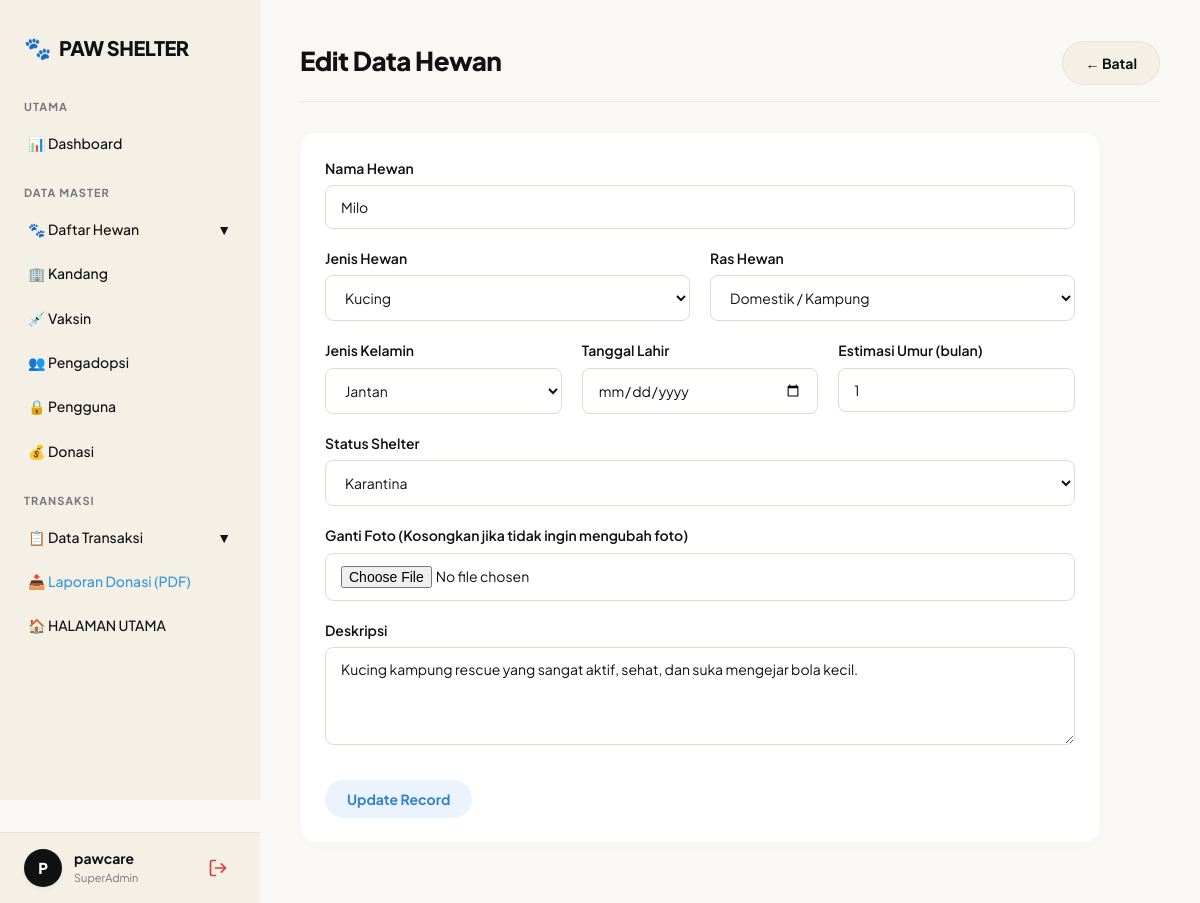
The page /index.php?page=hewan_edit&id=2 (signed in) on the database its author committed.
### tables this page shows
CREATE TABLE IF NOT EXISTS hewan (
    id_hewan INT AUTO_INCREMENT PRIMARY KEY,
    id_ras INT NOT NULL,
    id_jenis INT NOT NULL,
    nama_hewan VARCHAR(100) NOT NULL,
    estimasi_umur INT NOT NULL, 
    jenis_kelamin ENUM('Jantan','Betina') NOT NULL,
    tanggal_lahir DATE NULL, 
    status_adopsi ENUM('Karantina','Tersedia','Dalam Proses','Diadopsi','Meninggal') DEFAULT 'Tersedia',
    sumber_intake ENUM('Breeding','Donasi','Legacy') NOT NULL,
    nama_donatur VARCHAR(100) NULL,
    kontak_donatur VARCHAR(20) NULL,
    tanggal_intake DATE NOT NULL,
    keterangan_intake TEXT NULL,
    url_foto_hewan VARCHAR(255) NULL,
    deskripsi TEXT NULL,
    FOREIGN KEY (id_ras) REFERENCES ras(id_ras) ON DELETE CASCADE,
    FOREIGN KEY (id_jenis) REFERENCES jenis_hewan(id_jenis) ON DELETE CASCADE
);

CREATE TABLE IF NOT EXISTS jenis_hewan (
    id_jenis INT AUTO_INCREMENT PRIMARY KEY,
    nama_jenis VARCHAR(50) NOT NULL
);

CREATE TABLE IF NOT EXISTS ras (
    id_ras INT AUTO_INCREMENT PRIMARY KEY,
    id_jenis INT NOT NULL,
    nama_ras VARCHAR(100) NOT NULL,
    FOREIGN KEY (id_jenis) REFERENCES jenis_hewan(id_jenis) ON DELETE CASCADE
);

### app/controllers/HewanController.php (called while the page is built, shortened)
<?php
require_once __DIR__ . '/../models/HewanModel.php';
class HewanController {
    private $model;
    public function __construct() {
        $this->model = new HewanModel();
    }
    public function edit($id) {
        $hewan = $this->model->getById($id);
        $jenis_list = $this->model->getOpsiJenis();
        $ras_list = $this->model->getOpsiRas();
        include __DIR__ . '/../../views/Master_Data/hewan/edit.php';
    }
}
?>

### app/models/HewanModel.php (called while the page is built, shortened)
<?php
require_once __DIR__ . '/../../config/connect.php';
class HewanModel {
    private $pdo;
    public function __construct() {
        global $pdo;
        $this->pdo = $pdo;
    }
    public function getById($id) {
        $stmt = $this->pdo->prepare("SELECT * FROM hewan WHERE id_hewan = ?");
        $stmt->execute([$id]);
        return $stmt->fetch();
    }
    public function getOpsiJenis() {
        return $this->pdo->query("SELECT * FROM jenis_hewan ORDER BY nama_jenis ASC")->fetchAll();
    }
    public function getOpsiRas() {
        return $this->pdo->query("SELECT * FROM ras ORDER BY nama_ras ASC")->fetchAll();
    }
}
?>

### views/Master_Data/hewan/edit.php (the view, shortened to what this page needs)
<?php include __DIR__ . '/../../layouts/header.php'; ?>
<?php include __DIR__ . '/../../layouts/sidebar_admin.php'; ?>
<div class="main-wrapper">
    <header class="admin-header">
        <h2>Edit Data Hewan</h2>
        <a href="index.php?page=hewan" class="btn btn-secondary">&larr; Batal</a>
    </header>
    <div class="card" style="max-width: 800px;">
        <form action="index.php?page=hewan_edit&id=<?= $hewan['id_hewan'] ?>" method="POST" enctype="multipart/form-data">
            <div class="form-group">
                <label>Nama Hewan</label>
                <input type="text" name="nama_hewan" class="form-control" value="<?= htmlspecialchars($hewan['nama_hewan']) ?>" required>
            </div>
            <div style="display: flex; gap: 20px;">
                <div class="form-group" style="flex: 1;">
                    <label>Jenis Hewan</label>
                    <select name="id_jenis" id="id_jenis" class="form-control" required onchange="filterRas()">
                        <?php foreach($jenis_list as $j): ?>
                            <option value="<?= $j['id_jenis'] ?>" <?= $j['id_jenis'] == $hewan['id_jenis'] ? 'selected' : '' ?>><?= $j['nama_jenis'] ?></option>
                        <?php endforeach; ?>
                    </select>
                </div>
                <div class="form-group" style="flex: 1;">
                    <label>Ras Hewan</label>
                    <select name="id_ras" id="id_ras" class="form-control" required>
                        <?php foreach($ras_list as $r): ?>
                            <option value="<?= $r['id_ras'] ?>" data-jenis="<?= $r['id_jenis'] ?>" <?= $r['id_ras'] == $hewan['id_ras'] ? 'selected' : '' ?> style="<?= $r['id_jenis'] != $hewan['id_jenis'] ? 'display:none;' : '' ?>">
                                <?= $r['nama_ras'] ?>
                            </option>
                        <?php endforeach; ?>
                    </select>
                </div>
            </div>
            <div style="display: flex; gap: 20px;">
                <div class="form-group" style="flex: 1;">
                    <label>Jenis Kelamin</label>
                    <select name="jenis_kelamin" class="form-control" required>
                        <option value="Jantan" <?= $hewan['jenis_kelamin'] == 'Jantan' ? 'selected' : '' ?>>Jantan</option>
                    </select>
                </div>
                <div class="form-group" style="flex: 1;">
                    <label>Tanggal Lahir</label>
                    <input type="date" name="tanggal_lahir" id="tanggal_lahir" class="form-control" value="<?= htmlspecialchars($hewan['tanggal_lahir'] ?? '') ?>">
                </div>
                <div class="form-group" style="flex: 1;">
                    <label>Estimasi Umur (bulan)</label>
                    <input type="number" name="estimasi_umur" id="estimasi_umur" class="form-control" value="<?= htmlspecialchars($hewan['estimasi_umur']) ?>" required <?= !empty($hewan['tanggal_lahir']) ? 'readonly' : '' ?>>
                </div>
            </div>
            <div class="form-group">
                <label>Status Shelter</label>
                <select name="status" class="form-control" required>
                    <option value="Karantina" <?= $hewan['status'] == 'Karantina' ? 'selected' : '' ?>>Karantina</option>
                </select>
            </div>
            <div class="form-group">
                <label>Ganti Foto (Kosongkan jika tidak ingin mengubah foto)</label>
                <input type="file" name="url_foto_hewan" class="form-control" accept="image/*">
            </div>
            <div class="form-group">
                <label>Deskripsi</label>
                <textarea name="deskripsi" class="form-control" rows="4"><?= htmlspecialchars($hewan['deskripsi']) ?></textarea>
            </div>
            <button type="submit" class="btn btn-warning" style="margin-top:10px;">Update Record</button>
        </form>
    </div>
</div>
<?php include __DIR__ . '/../../layouts/footer.php'; ?>

### assets/css/style.css (style rules this page uses)
:root { --krem-utama: #FAF8F5; --krem-gelap: #F4F0E6; --krem-tabel: #EFE9DB; --hitam: #111111; --putih: #FFFFFF; --merah: #DE3B3B; --text-muted: #777777; --biru-aksi: #3182CE; --biru-bg: #EBF3FF; --merah-bg: #FFF5F5; }
* { margin: 0; padding: 0; box-sizing: border-box; font-family: 'Plus Jakarta Sans', 'Segoe UI', Tahoma, Geneva, Verdana, sans-serif; }
body { background-color: var(--krem-utama); color: var(--hitam); line-height: 1.6; }
a { text-decoration: none; color: inherit; }
.btn { display: inline-flex; align-items: center; justify-content: center; gap: 8px; padding: 10px 22px; border: none; border-radius: 30px; font-size: 14px; font-weight: 700; cursor: pointer; transition: all 0.2s ease; text-align: center; outline: none; }
.btn-secondary { background-color: var(--krem-gelap); color: var(--hitam); border: 1px solid rgba(0, 0, 0, 0.05); }
.btn-warning { background-color: var(--biru-bg); color: var(--biru-aksi); }
.form-group { margin-bottom: 18px; }
.form-group label { display: block; margin-bottom: 6px; font-weight: 600; color: var(--hitam); font-size: 14px; }
.form-control { width: 100%; padding: 12px 15px; border: 1px solid #E2DCD0; border-radius: 8px; font-size: 14px; background-color: var(--putih); color: var(--hitam); outline: none; transition: 0.2s; }
textarea.form-control { resize: vertical; }
.main-wrapper { margin-left: 260px; padding: 40px; min-height: 100vh; }
.admin-header { display: flex; justify-content: space-between; align-items: center; margin-bottom: 30px; padding-bottom: 15px; border-bottom: 1px solid rgba(0, 0, 0, 0.05); }
.admin-header h2 { color: var(--hitam); font-size: 26px; font-weight: 800; letter-spacing: -0.5px; margin-bottom: 4px; }
.card { background: var(--putih); padding: 24px; border-radius: 16px; box-shadow: 0 4px 20px rgba(0,0,0,0.01); margin-bottom: 20px; border: 1px solid rgba(0, 0, 0, 0.03); overflow-x: auto; }

### rows shown on the page
hewan: nama_hewan "Milo", id_jenis "Kucing", id_ras "Domestik / Kampung", jenis_kelamin "Jantan", estimasi_umur "1", deskripsi "Kucing kampung rescue yang sangat aktif, sehat, dan suka mengejar bola kecil."

### other values the page prints
$userLetter "P"
$_SESSION['username'] "pawcare"
$_SESSION['role'] "SuperAdmin"
